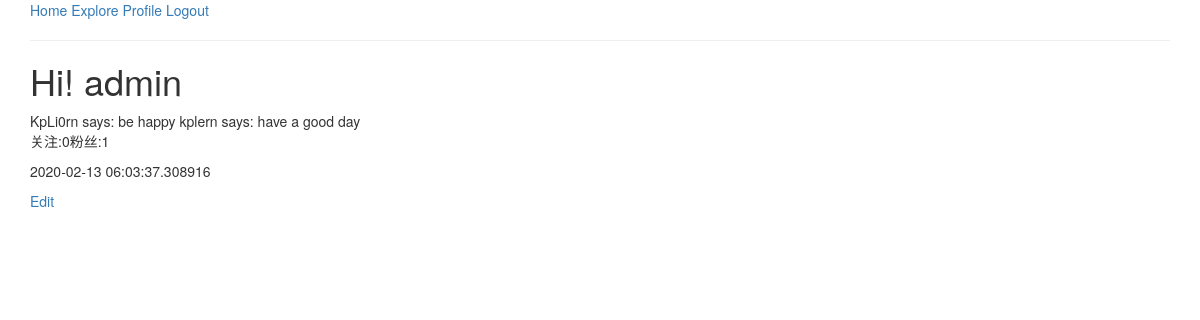
The page /user/admin (signed in) on the database as committed earlier.
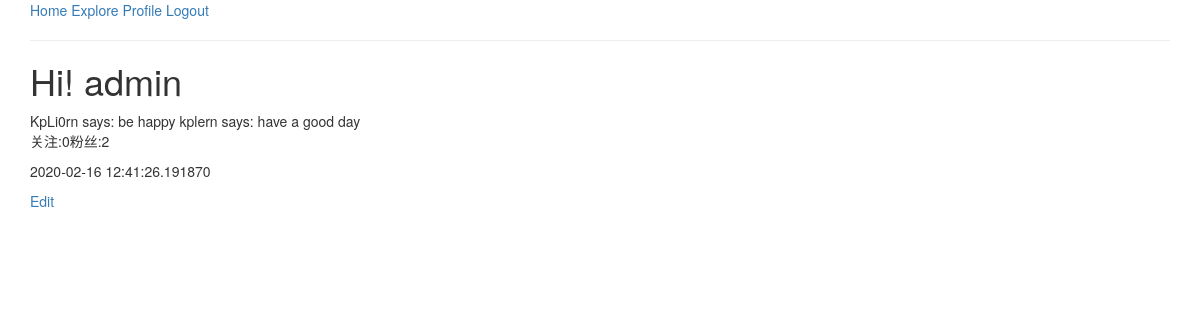
The same page on the database as committed later.
### app/models.py (models this page shows, shortened)
class User(UserMixin,db.Model):   # User 继承 db.Model 是所有类型的基类  UserMixin 这个是基类包含了四种校验属性
    id = db.Column(db.Integer,primary_key=True)
    username = db.Column(db.String(length=10),index=True,unique=True)
    password_hash = db.Column(db.String(length=128))
    email = db.Column(db.String(length=50),index=True,unique=True)
    posts = db.relationship("Post",backref="author",lazy="dynamic")    # backref 有点类似快捷方式 这里是一对多关系 因为一个人可以发多个post 我们在post里面建立一个联系到user
    about_me = db.Column(db.String(150))
    last_seen = db.Column(db.DateTime,default=datetime.utcnow)
    followed = db.relationship('User',secondary=followers,
                               primaryjoin=(followers.c.follower_id == id),
                               secondaryjoin=(followers.c.followed_id == id),
                               backref=db.backref('followers',lazy='dynamic'),lazy='dynamic')  # 返回的类型是一个列表 对followers表进行了一个关联  返回对数据是列表

### app/routes.py (the view)
@app.route('/user/<username>',methods=['GET','POST'])
@login_required
def user(username):
    user = User.query.filter_by(username=username).first_or_404()
    posts = [{
        "author": "KpLi0rn",
        "content": "be happy"
    },
        {
            "author": "kplern",
            "content": "have a good day"
        }]
    return render_template("profile.html",user=user,posts=posts)

### app/models.py (called while the page is built)
@login.user_loader
def load_user(id):
    return User.query.get(int(id))

### app/routes.py (called while the page is built)
@app.before_request
def before_request():   # 将时间 和 表单里面进行一个联系  利用 app.before_request 在试图函数之前进行一个运行
    if current_user.is_authenticated:
        current_user.last_seen = datetime.utcnow()
        db.session.commit()

### app/templates/profile.html (shortened to what this page needs)
{% extends "base.html" %}
{% import "bootstrap/wtf.html" as wtf %}
{% block app_content %}
    <h1>Hi! {{user.username}}</h1>
    {% for post in posts %}
    {{post.author}} says: {{post.content}}
    {% endfor %}
    <p>
        关注:{{user.followed.count()}}粉丝:{{user.followers.count()}}
    </p>
    <p>
        {% if user.last_seen %}
        {{ user.last_seen }}
        {% endif %}
    </p>
    <p>
        {% if current_user == user %}
        <a href="{{url_for('edit_profile')}}">Edit</a>
        {% endif %}
    </p>
{% endblock %}

### app/templates/base.html (shortened to what this page needs)
{% extends 'bootstrap/base.html' %}
{% block content %}
    <div class="container">
         {% if current_user.is_anonymous %}
         <a href="{{url_for('register')}}">Register</a>
         <a href="{{url_for('login')}}">Login</a>
         {% else %}
         <a href="{{url_for('index')}}">Home</a>
         <a href="{{url_for('explore')}}">Explore</a>
         <a href="{{url_for('user',username=current_user.username)}}">Profile</a>
         <a href="{{url_for('logout')}}">Logout</a>
         {% endif %}
        <hr>
        {% block app_content %} {% endblock %}
    </div>
{% endblock %}

Rows that differ between the two databases and show on the page:
changed User "admin": last_seen "2020-02-13 06:03:37.308916" → "2020-02-16 12:41:26.191870"
Other text that changed with them:
{{ user.followers.count() }}: "1" → "2"
